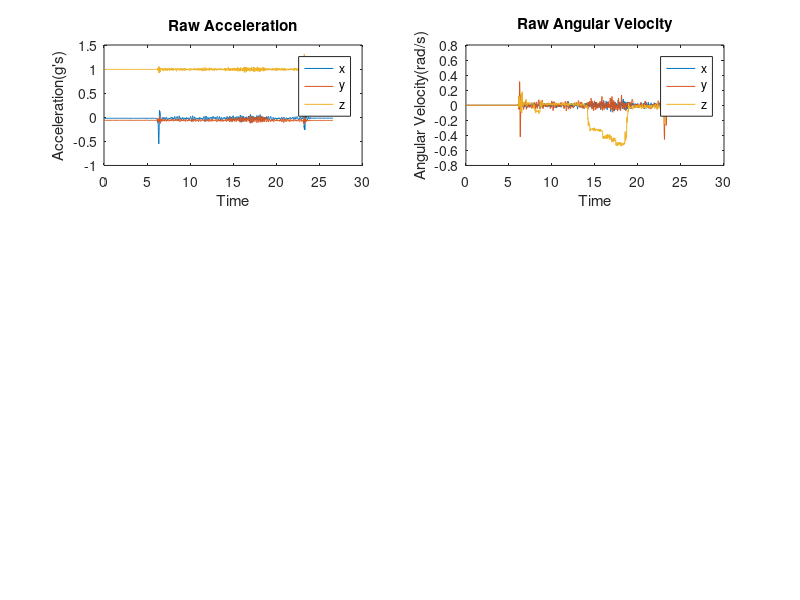

MATLAB code to generate this figure: (Note: this script raises an error after producing the figure.)
close all;
clear
% importRaspPi;
weightGyro = 5;
avRawSumThresh = 0.04;
% gMultiplier = gMultiplier;
gMultiplier = 1;

% aRaw0 = [Untitled.Accelerometer_x,Untitled.Accelerometer_y,Untitled.Accelerometer_z];
% avRaw0 = [Untitled.Gyroscope_x,Untitled.Gyroscope_y,Untitled.Gyroscope_z];
load('ADSLab_1202_1209.mat')
aRaw0 = a./10;
avRaw0 = av;

[lenA,~] = size(avRaw0);
[lenAv,~] = size(aRaw0);
len = min(lenA,lenAv);

aRaw0 = aRaw0(1:len,:);
avRaw0 = avRaw0(1:len,:);
t = t(1:len);

aRaw0 = aRaw0(1:len,:);
avRaw0 = avRaw0(1:len,:);
t = t(1:len);

avRaw = avRaw0;
aRaw1 = aRaw0;
aRaw = aRaw0;

figure (1);
subplot(3,2,1);
plot(t,aRaw0);
title('Raw Acceleration');
legend('x','y','z');
xlabel('Time')
ylabel("Acceleration(g's)");
if(exist('a','var') == 0)
    ylim([-2 2]);
end

figure (1);
subplot(3,2,2);
plot(t,avRaw0);
title('Raw Angular Velocity');
legend('x','y','z');
xlabel('Time')
ylabel("Angular Velocity(rad/s)");
if(exist('a','var') == 0)
    ylim([-200 200]);
end

% Loop for filtering all axis of raw data
for i = 1:3
    % De-noise noisy signal using minimax threshold with 
    % a multiple level estimation of noise standard deviation.
    avRaw(:,i) = wden(avRaw0(:,i),'modwtsqtwolog','s','mln',8,'sym4');
%     aRaw1(:,i) = wden(aRaw0(:,i),'modwtsqtwolog','s','mln',8,'sym4');
    figure (1);
    subplot(3,2,4);
    plot(t,avRaw);
    title('De-noised Angular Velocity');
    legend('x','y','z');
    xlabel('Time')
    ylabel("Angular Velocity(rad/s)");
    if(exist('a','var') == 0)
        ylim([-200 200]);
    end
%     subplot(4,1,2);
%     plot(t,aRaw1);
    
%     title('De-noised Acceleration');
%     legend('x','y','z');
    
    
    order = 6; % 6th Order Filter
    [b1,a1] = butter(order, 0.01, 'low');
    aRaw(:,i) = filtfilt(b1 ,a1 , aRaw1(:,i));
    
    figure (1);
    subplot(3,2,3);
    plot(t,aRaw);
    title('Low Pass Butterworth Filter (Acceleration)');
    legend('x','y','z');
    xlabel('Time')
    ylabel("Acceleration(g's)");
    if(exist('a','var') == 0)
        ylim([-2 2]);
    end
    
    aRaw1(:,i) = medfilt1(aRaw1(:,i),100);
    aRaw1(1,i) = aRaw0(1,i);
    
    figure (1);
    subplot(3,2,5);
    plot(t,aRaw1);
    title('Median Filter (Acceleration)');
    legend('x','y','z');
    xlabel('Time')
    ylabel("Acceleration(g's)");
    if(exist('a','var') == 0)
        ylim([-2 2]);
    end
    
    avRaw(:,i) = avRaw(:,i) - mean(avRaw(1:300,i));
    avRaw(:,i) = medfilt1(avRaw(:,i),100);
    
    figure (1);
    subplot(3,2,6);
    plot(t,avRaw);
    title('Median Filter (Angular Velocity)');
    legend('x','y','z');
    xlabel('Time')
    ylabel("Angular Velocity(rad/s)");
    if(exist('a','var') == 0)
        ylim([-200 200]);
    end
end

gSum = zeros(1,'double');
for i = 1:300
    gSum = gSum + norm(aRaw0(i,:));
end
gMean = gSum / 300

aEst = zeros(len,3,'double');
anglesPrev = [rad2deg(atan2(aRaw(1,1), aRaw(1,3))),...
    rad2deg(atan2(aRaw(1,2), aRaw(1,3)))];
aEst(1,:) = aRaw(1,:);

for i = 2:len
    if(i < 25)
        avPreviousRaw = avRaw(i-1,:);
    else
        avPreviousRaw = mean(avRaw(i-20:i-1,:));
    end
    
    if(exist('a','var') == 1)
        timePeriod = (t(i) - t(i-1));
    else
        timePeriod = seconds(t(i) - t(i-1));
    end
    
    [aEst(i,:),anglesPrev] = findEstimate(avRaw(i,:), aEst(i-1,:),...
        avPreviousRaw, anglesPrev, gMean, timePeriod);
end

aAdjusted = zeros(len,3,'double');
weightGyro2 = zeros(len,1,'double');
for i = 1:len
    if(sum(abs(avRaw(i,:))) < avRawSumThresh)
        weightGyro2(i) = 0;
    else
        weightGyro2(i) = weightGyro;
    end
    aAdjusted(i,:) = (aRaw(i,:) + aEst(i,:) * weightGyro2(i)) / (1 + weightGyro2(i));
end
% aAdjusted = (aRaw + aEst * weightGyro) / (1 + weightGyro);

figure (2);
subplot(3,2,1);
plot(t,aAdjusted);
title('Acc Gyro Weight Adjusted');
legend('x','y','z');
ylim([-0.5 1.5]);
figure (2);
subplot(3,2,2);
plot(t,aEst);
title('Gyro Estimated DCs');
ylim([-0.5 1.5]);
legend('x','y','z');
% figure (2);
% subplot(2,2,3);
% plot(t,aRaw);
% title('Acc Raw');
% legend('x','y','z');
% subplot(2,2,4);
% plot(t,avRaw);
% title('Angular Velocity Raw');
% legend('x','y','z');

gSph = zeros(len,3,'double');
gSphDegree = zeros(len,3,'double');
[gSph(:,1),gSph(:,2),gSph(:,3)] = cart2sph(aAdjusted(:,1),aAdjusted(:,2),aAdjusted(:,3));
gSphDegree(:,1:2) = rad2deg(gSph(:,1:2));
figure (2);
subplot(3,2,3);
plot(t,gSphDegree(:,1:2));
title('Theta Phi of DCs');
legend('Theta','Phi');

gVector = zeros(len,3,'double');
gSph(:,3) = gMean;
[gVector(:,1),gVector(:,2),gVector(:,3)] = sph2cart(gSph(:,1),gSph(:,2),gSph(:,3));
figure (2);
subplot(3,2,4);
plot(t,gVector);
title('Gravity Vector Cartesian');
ylim([-0.5 1.5]);
legend('x','y','z');
aMotion = aRaw - gVector;
% subplot(2,2,3);
% plot(t,aRaw0);
% title(' Purely Raw Acceleration (m/sec^2)')
% legend('x','y','z');

% anglesDC = zeros(len,3,'double');
% aEstR = sqrt(aEst(:,1).^2 + aEst(:,2).^2 + aEst(:,3).^2);
anglesDC = rad2deg(abs(acos(aEst)));
figure (2);
subplot(3,2,5);
plot(t,anglesDC);
title('Angles of DCs with each axis');
legend('x','y','z');

figure (2);
subplot(3,2,6);
plot(t,aMotion);
title('Linear Motion');
legend('x','y','z');

timeInS = zeros(len,1,'double');
for i = 2:len
    if(exist('a','var') == 1)
        timeInS(i) = timeInS(i-1) + (t(i) - t(i-1));
    else
        timeInS(i) = timeInS(i-1) + seconds(t(i) - t(i-1));
    end
end

DisplacementmagNoG = findDisplacement(aMotion, weightGyro2, timeInS);


function [aEst,angles] = findEstimate(avCurrentRaw, aPreviousEst,...
        avPreviousRaw, anglesPrev, gMean, timePeriod)
%     timePeriod = 0.0022;
    aEst = zeros(1,3,'double');    
    avXZAvg = mean([avCurrentRaw(2),avPreviousRaw(2)]);
    angleXZcurr = anglesPrev(1) + avXZAvg * timePeriod;
    avYZAvg = mean([avCurrentRaw(1),avPreviousRaw(1)]);
    angleYZcurr = anglesPrev(2) + avYZAvg * timePeriod;
    angles = [angleXZcurr,angleYZcurr];
    
%     aEst(1) =  1  / sqrt(1  +   cotd(angleXZcurr)^2 * secd(angleYZcurr)^2 );
%     aEst(2) =  1  / sqrt(1  +   cotd(angleYZcurr)^2 * secd(angleXZcurr)^2 );
    aEst(1) = sind(angleXZcurr) / sqrt(1 + (cosd(angleXZcurr)^2)*(tand(angleYZcurr)^2));
    aEst(2) = sind(angleYZcurr) / sqrt(1 + (cosd(angleYZcurr)^2)*(tand(angleXZcurr)^2));
    aEst(3) =  sign(aPreviousEst(3)) * sqrt(1 - aEst(1)^2 - aEst(2)^2);
end

function DisplacementmagNoG = findDisplacement(aMotion, weightGyro2, t)
    gMultiplier = 4;
    magNoG = aMotion;
    time = t;
    [dataSize,~] = size(aMotion);
    for i = 1:3
        magNoG(:,i) = wden(aMotion(:,i),'modwtsqtwolog','s','mln',8,'sym4');
        magNoG(:,i) = magNoG(:,i) - mean(magNoG(1:500,i));
        
        thresh = max(abs(magNoG(1:500,i)));
        for j = 1:floor(dataSize/10)
            startAcc = ((j-1)*10) + 1;
            endAcc = j*10;
            if(max(abs(magNoG(startAcc:endAcc,i))) < thresh)
                magNoG(startAcc:endAcc,i) = 0;
            end
        end
        startAcc = (j*10) + 1;
        endAcc = dataSize;
        if(max(abs(magNoG(startAcc:endAcc,i))) < thresh)
            magNoG(startAcc:endAcc,i) = 0;
        end
    end
   
    figure (3);
    subplot(2,2,1);
    plot(time,aMotion);
    title('Linear Acceleration');
    xlabel('Time (sec)');
    ylabel('Acceleration (m/s^2)');
    legend('x','y','z');
    
    figure (3);
    subplot(2,2,3);
    magNoG1 = magNoG * gMultiplier;
    plot(time,magNoG1);
    title('Filtered Linear Acceleration');
    xlabel('Time (sec)');
    ylabel('Acceleration (m/s^2)');
    legend('x','y','z');
    
    % First Integration (Acceleration - Veloicty)
    velmagNoG = cumtrapz(time,magNoG);
    for i = 1:dataSize
        if(weightGyro2(i) == 0)
            velmagNoG(i,:) = [0,0,0];
        end
    end
    figure (3);
    subplot(2,2,2);
    velmagNoG1 = velmagNoG * gMultiplier;
    plot(time,velmagNoG1);
    title('Velocity');
    xlabel('Time (sec)');
    ylabel('Velocity (m/s)');
    legend('x','y','z');    
    
    % Second Integration (Velocity - Displacement)
    DisplacementmagNoG=cumtrapz(time, velmagNoG);
    subplot(2,2,4);
    DisplacementmagNoG1 = DisplacementmagNoG * gMultiplier;
    plot(time,DisplacementmagNoG1);
    title('Displacement');    
    xlabel('Time (sec)')
    ylabel('Displacement (m)');
    legend('x','y','z');
    
    TotalDisplacement = norm(DisplacementmagNoG(dataSize,:));
    disp('Total Displcement(m) = ');
    disp(TotalDisplacement * gMultiplier);
    
    figure (4);
    
    plot(DisplacementmagNoG1(:,1),DisplacementmagNoG1(:,2));
    hold on
    plot(DisplacementmagNoG1(1,1),DisplacementmagNoG1(1,2),'o','MarkerSize',10,'MarkerFaceColor','g')
    hold on
    plot(DisplacementmagNoG1(length(DisplacementmagNoG1(:,1)),1),DisplacementmagNoG1(length(DisplacementmagNoG1(:,2)),2),'o','MarkerSize',10,'MarkerFaceColor','b')
    title('2D Movement');
    xlabel('X-Axis (m)')
    ylabel("Y-Axis (m)");
    legend('Movement Pattern');
    grid on
    
    
%     figure (4);
%     x = DisplacementmagNoG1(:,1);
%     y = DisplacementmagNoG1(:,2);
%   scatter(x,y);
% % y = DisplacementmagNoG1(:,2);
%   plot(DisplacementmagNoG1(:,1),DisplacementmagNoG1(:,2));
end